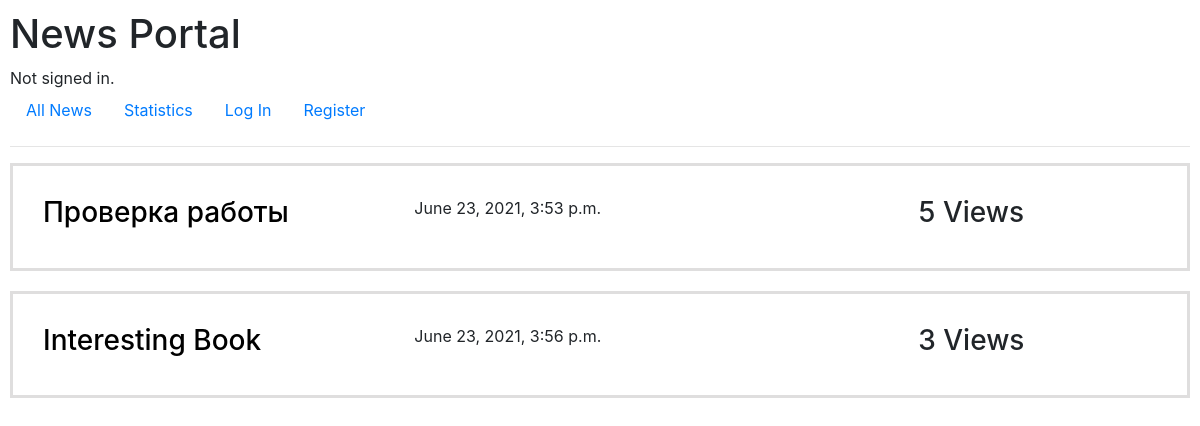
The app's page /statistics with its own data.
### test_exercise/models.py (models this page shows, shortened)
class News(models.Model):
    author = models.ForeignKey(User, on_delete=models.CASCADE)
    title = models.CharField(max_length=50)
    text = models.TextField(max_length=1000)
    tags = models.CharField(max_length=100)
    created_at = models.DateTimeField(auto_now_add=True)
    views = models.IntegerField(default=0)
    objects = models.Manager()

### test_exercise/views.py (the view)
# urls.py: path("statistics", views.statistics, name="statistics"),
def statistics(request):
    all_news = News.objects.all().order_by('-views')
    return render(request, "test_exercise/statistics.html", {
        "all_news": all_news,
    })

### test_exercise/templates/test_exercise/statistics.html (shortened to what this page needs)
{% extends "test_exercise/layout.html" %}
{% block body %}
{% for n in all_news %}
    <div class="news">
        <h3 class="title"><a style="color: black" href="{% url 'news' n.id %}">{{ n.title }}</a></h3>
        {{ n.created_at }}
        <h3 class="views">{{ n.views }} Views</h3>
    </div>
{% endfor %}
{% endblock %}

### test_exercise/templates/test_exercise/layout.html (shortened to what this page needs)
<!DOCTYPE html>
<html lang="en">
    <head>
        <link rel="stylesheet" href="https://stackpath.bootstrapcdn.com/bootstrap/4.4.1/css/bootstrap.min.css">
    </head>
    <body style="padding: 10px;">
        <h1>News Portal</h1>
        <div>
            {% if user.is_authenticated %}
                Signed in as <strong>{{ user.username }}</strong>.
            {% else %}
                Not signed in.
            {% endif %}
        </div>
        <ul class="nav">
            <li class="nav-item">
                <a class="nav-link" href="{% url 'index' %}">All News</a>
            </li>
            <li>
                <a class="nav-link" href="{% url 'statistics' %}">Statistics</a>
            </li>
            {% if user.is_authenticated %}
                <li class="nav-item">
                <a class="nav-link" href="{% url 'add_news' %}">Add News</a>
                </li>
                <li class="nav-item">
                    <a class="nav-link" href="{% url 'logout' %}">Log Out</a>
                </li>
            {% else %}
                <li class="nav-item">
                    <a class="nav-link" href="{% url 'login' %}">Log In</a>
                </li>
                <li class="nav-item">
                    <a class="nav-link" href="{% url 'register' %}">Register</a>
                </li>
            {% endif %}
        </ul>
        <hr>
        {% block body %}
        {% endblock %}
    </body>
</html>

### records on screen
News: title "Проверка работы", created_at "June 23, 2021, 3:53 p.m.", views "5"
News: title "Interesting Book", created_at "June 23, 2021, 3:56 p.m.", views "3"
